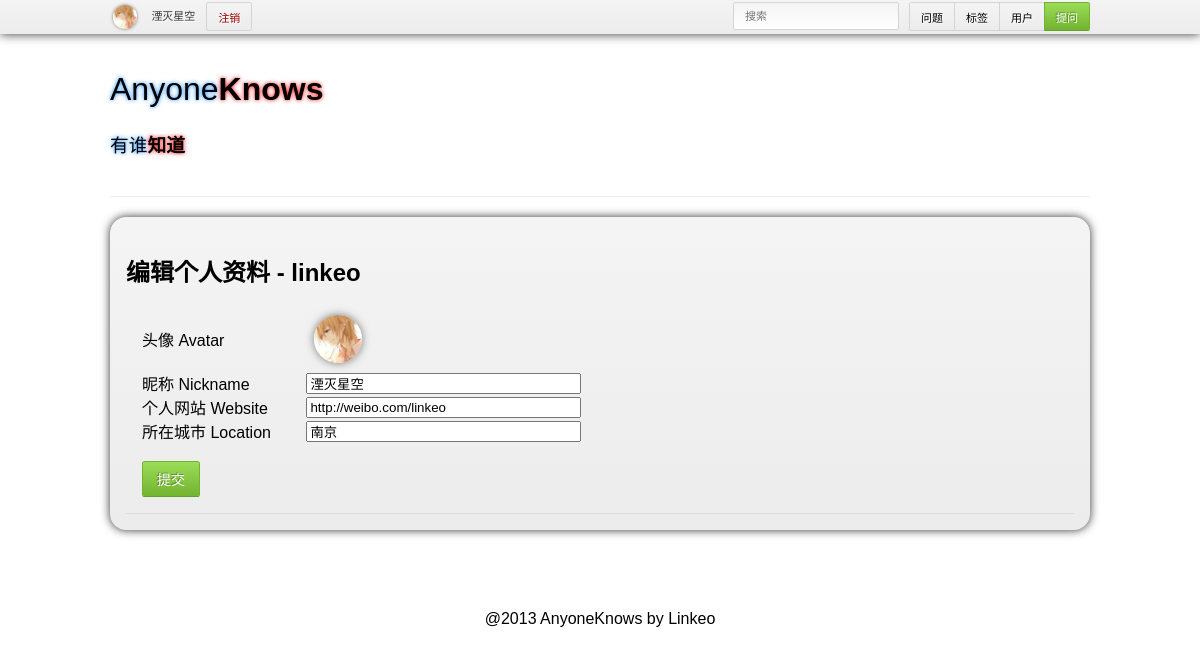
The app's page /edit.php?uid=8 (signed in) with its own data.
### tables this page shows
CREATE TABLE IF NOT EXISTS `user` (
  `uid` int(11) NOT NULL AUTO_INCREMENT,
  `username` varchar(25) NOT NULL,
  `password` varchar(25) NOT NULL,
  `name` varchar(64) NOT NULL,
  `email` varchar(128) NOT NULL,
  `website` varchar(128) DEFAULT NULL,
  `location` varchar(128) DEFAULT NULL,
  `gender` int(1) NOT NULL,
  `avator` int(1) NOT NULL,
  `time` timestamp NOT NULL DEFAULT CURRENT_TIMESTAMP,
  PRIMARY KEY (`uid`),
  UNIQUE KEY `username` (`username`,`email`)
);

### mysql.php (called while the page is built, shortened)
<?php
	function connect(){
		$db_schema='anyoneknows';
	}
	function query_user_by_uid($uid){
		$query="select * from user where uid=$uid";
		$result=mysql_query($query);
		$user=mysql_fetch_assoc($result);
		if($user)
			return $user;
		else
			return false;
	}
?>

### edit.php (the view, shortened to what this page needs)
<!doctype html>
<?php
	require("model.php");
	if(isset($_POST['send'])){
		$uid = $_POST['uid'];
		$avator = $_POST['avator'];
		$name = $_POST['name'];
		$website = $_POST['website'];
		$location = $_POST['location'];
		update_user($uid,$avator,$name,$website,$location);
		header("Location: user.php?uid=".$uid);
	}else{
		if(!isset($_GET['uid']))
			header("Location: users.php");
		else{
			$user = query_user_by_uid($_GET['uid']);
		}
	}
?>
<html>
<head>
	<?php common_head(); ?>
<link rel="stylesheet" type="text/css" href="css/user.css" >
</head>
<body>
	<nav>
		<?php common_nav(); ?>
	</nav>
	<div class='site'>
		<div class='pagehead container'>
			<h1 class='sitename'>Anyone<b>Knows</b></h1>
			<h3 class='sitename'>有谁<b>知道</b></h3>
		</div>
		<div class='container'>
			<div class='box'>
				<div class='title'>
					<h2>编辑个人资料 - <?php echo $user['username'] ?></h2>
					<form id='edit-form' action='edit.php' method='post'>
						<div class='property'>
							<label class='attr'>头像 Avatar</label>
							<img src=<?php echo "'".get_avator($user)."'"; ?> class='avator big edit' id='avator-show'>
						</div>
						<div class='property'>
							<label class='attr' for='name'>昵称 Nickname</label>
							<input type='text' name='name' id='name' value=<?php echo "'".$user['name']."'" ?>>
						</div>
						<div class='property'>
							<label class='attr' for='website'>个人网站 Website</label>
							<input type='text' name='website' id='website' value=<?php echo "'".$user['website']."'" ?>>
						</div>
						<div class='property'>
							<label class='attr' for='location'>所在城市 Location</label>
							<input type='text' name='location' id='location' value=<?php echo "'".$user['location']."'" ?>>
						</div>
						<br>
						<div class='property'>
							<input type='submit' name='send' class='button primary big' value='提交'>
						</div>
					</form>
				</div>
			</div>
		</div>
	</div>
	<?php common_footer(); ?>
</body>

### model.php (shortened to what this page needs)
<?php
	require('mysql.php');
	function common_head(){
		?>
		<link rel="stylesheet" type="text/css" href="css/gh-buttons.css" >
		<link rel="stylesheet" type="text/css" href="css/homepage.css" >
		<?php
	}
	function common_nav(){
		$user = 0;
		if(is_logged())
			$user = query_user_by_uid($_COOKIE['uid']);
		?>
		<div id="navibar" class='container clearfix'>
			<div id='usernav' uid= <?php echo "'".$user['uid']."'"; ?> >
				<?php if(is_logged()){ ?>
				<div id='userinfo'>
					<a id='avator' href=<?php echo "user.php?uid=".$user['uid']; ?>><img class="avator" src=<?php echo "'".get_avator($user)."'"; ?>></a>
					<div id="loggeduser" class="username"><?php echo $user['name']; ?></div>
					<a class='button danger' id='logoutbutton' href='logout.php'>注销</a>
				</div>
				<?php } ?>
			</div>
			<div id='navigroup' class='button-group'>
				<a class='button' href='search.php'>问题</a>
				<a class='button' href='tags.php'>标签</a>
				<a class='button' href='users.php'>用户</a>
				<a class='button primary' href='new.php'>提问</a>
			</div>
			<form id="search" action='search.php' method='get'>
				<input type="text" class='textinput' placeholder="搜索" name='keyword'/>
			</form>
		</div>
		<?php
	}
	function common_footer(){
		?>
		<footer>@2013 AnyoneKnows by Linkeo</footer>
		<?php
	}
	function is_logged(){
		return (isset($_COOKIE['login'])&&$_COOKIE['login']==true);
	}
		?>
		<?php
	function get_avator($user){
		$index = $user['avator'];
		if($index>0&&$index<=64){
			return "image/avator/$index.jpg";
		}
	}
?>

### css/gh-buttons.css (style rules this page uses)
.button { position: relative; overflow: visible; display: inline-block; padding: 0.5em 1em; border: 1px solid #d4d4d4; margin: 0; text-decoration: none; text-align: center; text-shadow: 1px 1px 0 #fff; font-size:11px; color: #333; white-space: nowrap; cursor: pointer; outline: none; background-color: #ececec; background-image: -webkit-gradient(linear, 0 0, 0 100%, from(#f4f4f4), to(#ececec)); background-image: -moz-linear-gradient(#f4f4f4, #ececec); background-image: -ms-linear-gradient(#f4f4f4, #ececec); background-image: -o-linear-gradient(#f4f4f4, #ececec); background-image: linear-gradient(#f4f4f4, #ececec); -moz-background-clip: padding; background-clip: padding-box; border-radius: 0.2em; zoom: 1; *display: inline; }
.button.primary { border-color: #72b330; border-bottom-color: #65a02a; text-decoration: none; text-shadow: -1px -1px 0 rgba(0,0,0,0.3); color: #fff; background-color: #8dde3c; background-image: -webkit-gradient(linear, 0 0, 0 100%, from(#9bdc59), to(#72b330)); background-image: -moz-linear-gradient(#9bdc59, #72b330); background-image: -o-linear-gradient(#9bdc59, #72b330); background-image: linear-gradient(#9bdc59, #72b330); }
.button.danger { color: #900; }
.button.big { font-size: 14px; }
.button-group { display: inline-block; list-style: none; padding: 0; margin: 0; zoom: 1; *display: inline; }
.button + .button, .button + .button-group, .button-group + .button, .button-group + .button-group { margin-left: 15px; }
.button-group .button { float: left; margin-left: -1px; }
.button-group > .button:not(:first-child):not(:last-child), .button-group li:not(:first-child):not(:last-child) .button { border-radius: 0; }
.button-group > .button:first-child, .button-group li:first-child .button { margin-left: 0; border-top-right-radius: 0; border-bottom-right-radius: 0; }
.button-group > .button:last-child, .button-group li:last-child > .button { border-top-left-radius: 0; border-bottom-left-radius: 0; }

### css/user.css (style rules this page uses)
.avator.big { float: left; width: 3em; height: 3em; border-radius: 1.5em; margin: 0.5em; box-shadow: 0 0 0.5em #777; }
.avator.edit { float: none; }
.username { display: inline-block; font-size: 2em; line-height: 1.5em; margin: 0.25em 0; }
.property { margin: 0 1em; }
.property * { vertical-align: middle; }
.property input[type='text'], .property input[type='password'] { width: 20em; }
.attr { display: inline-block; width: 10em; }

### records on screen
user: name "湮灭星空", username "linkeo", website "http://weibo.com/linkeo", location "南京"
